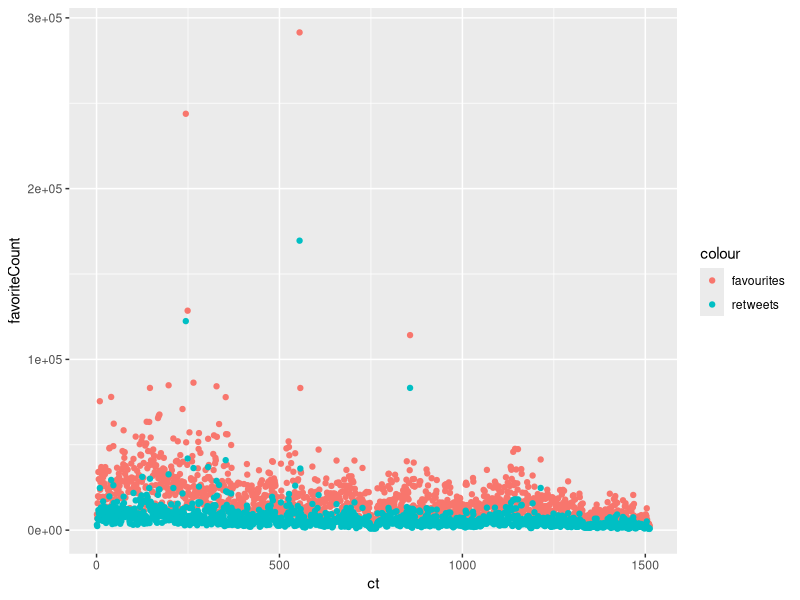
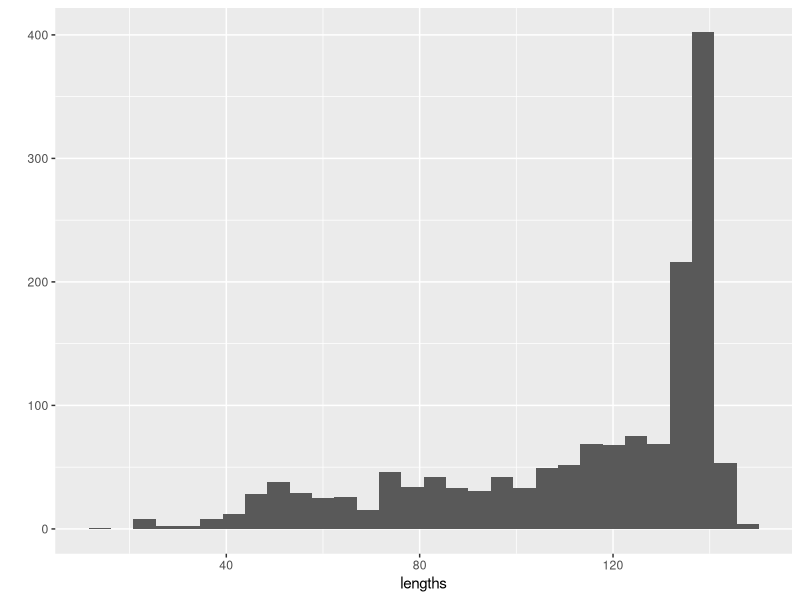

Source code (R) for these figures, in order:
setwd("/home/xyj/Documents/STAT 545/xie_yijun/homework_07")
library(ggplot2)
library(tidyverse)
fav_and_re = read_csv("fav_and_re.csv")
leng = read_csv("tweet_length.csv")

p1 = ggplot(fav_and_re,aes(ct))+
	geom_point(aes(y = favoriteCount, colour = "favourites")) +
	geom_point(aes(y = retweetCount, colour = "retweets"))
ggsave(p1,file="fav_and_re.png")

p2 = qplot(lengths, data=leng, geom="histogram")
ggsave(p2,file="leng_count.png")
